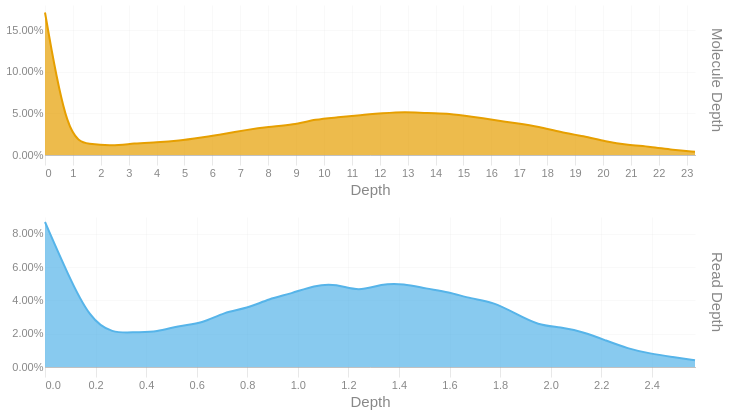

Notebook code cell kept with this figure:
### Code cell
readdep = depth_hist(tb['Read Depth'], q99, 3)
readdep = readdep.with_columns(pl.lit('Read Depth').alias('Metric'))
if not SKIPLR:
    moldep = depth_hist(tb['Molecule Depth'], mol_q99, 1)
    moldep = moldep.with_columns(pl.lit('Molecule Depth').alias('Metric'))
    _hist = pl.concat([readdep, moldep])
    _hist = _hist.filter(pl.col('Proportion') != 0)
    with SafeRender(_hist):
        (
            alt.Chart(_hist)        
            .mark_area(interpolate = "basis")
            .encode(
                x=alt.X('Bin:Q').scale(domainMin=0).axis(alt.Axis(title='Depth')),
                y = alt.Y('Proportion:Q', title = None).axis(format = '.2%'),
                color = alt.Color('Metric:N').legend(None),
                row = alt.Row("Metric:N").header(title = None, labelOrient = 'right'),
                tooltip = [
                    alt.Tooltip("Metric:N", title = "Metric"),
                    alt.Tooltip('Interval:N', title = "Depth Interval"),
                    alt.Tooltip('Proportion:Q', title = "% Alignments").format('.2%')
                ]
            )
            .resolve_scale(x='independent', y='independent')
            .properties(
                height = 150, width = 650,
                usermeta={'embedOptions': {'downloadFileName': f'{samplename}.depth.hist'}}
            )
        ).display()
else:
    readdep = readdep.filter(pl.col('Proportion') != 0)
    with SafeRender(readdep):
        (
            alt.Chart(readdep)        
            .mark_area(interpolate = "basis")
            .encode(
                x=alt.X('Bin:Q').scale(domainMin=0).axis(alt.Axis(title='Depth')),
                y = alt.Y('Proportion:Q', title = None).axis(format = '.2%'),
                tooltip = [
                    alt.Tooltip('Interval:N', title = "Depth Interval"),
                    alt.Tooltip('Proportion:Q', title = "% Alignments").format('.2%')
                ]
            )
            .properties(
                usermeta={'embedOptions': {'downloadFileName': f'{samplename}.depth.hist'}}
            )
        ).display()

### Figure 1 — Vega-Lite specification as saved in the notebook (floating-point values rounded to 4 significant figures)
{"width": 650, "height": 150, "config": {"title": {"anchor": "start", "dy": -15, "fontSize": 18, "color": "#888888", "subtitleColor": "#888888", "subtitleFontSize": 14}, "arc": {"fill": "#0072B2"}, "axis": {"domainColor": "#888888", "domainWidth": 0.5, "gridWidth": 0.2, "grid": false, "titleFontWeight": 400, "titleFontSize": 15, "labelFontSize": 11, "labelColor": "#888888", "tickColor": "#888888", "tickWidth": 0.2, "titleColor": "#888888"}, "axisBand": {"grid": false}, "axisX": {"grid": true, "tickSize": 10, "domainCap": "round"}, "axisY": {"domain": false, "grid": true, "tickSize": 0, "domainCap": "round"}, "background": "transparent", "header": {"labelFontSize": 15, "labelColor": "#888888", "titleFontSize": 15, "titleFontWeight": 600, "titleColor": "#888888"}, "legend": {"labelFont": "sans-serif", "labelFontSize": 12, "labelColor": "#888888", "symbolSize": 100, "symbolType": "circle", "titleFontSize": 12, "titlePadding": 10, "titleColor": "#888888", "title": null}, "range": {"category": ["#E69F00", "#56B4E9", "#009E73", "#F0E442", "#0072B2", "#D55E00", "#CC79A7", "#000000"], "diverging": ["#cfe8f3", "#a2d4ec", "#73bfe2", "#46abdb", "#1696d2", "#12719e"]}, "area": {"fill": "#0072B2", "fillOpacity": 0.7, "line": true, "strokeOpacity": 0.7}, "line": {"color": "#0072B2", "stroke": "#0072B2", "strokeWidth": 2}, "trail": {"color": "#0072B2", "stroke": "#0072B2", "strokeWidth": 0, "size": 1}, "point": {"filled": true, "fillOpacity": 1.0, "size": 95}, "text": {"color": "#888888", "fontSize": 11, "align": "right", "fontWeight": 400, "size": 11}, "bar": {"fill": "#0072B2", "stroke": null}, "view": {"stroke": null, "continuousWidth": 660, "continuousHeight": 400}}, "data": {"name": "data-ed61f5bbb0f5945d059aff9763036f5c"}, "mark": {"type": "area", "interpolate": "basis"}, "encoding": {"color": {"field": "Metric", "legend": null, "type": "nominal"}, "row": {"field": "Metric", "header": {"title": null, "labelOrient": "right"}, "type": "nominal"}, "tooltip": [{"field": "Metric", "title": "Metric", "type": "nominal"}, {"field": "Interval", "title": "Depth Interval", "type": "nominal"}, {"field": "Proportion", "format": ".2%", "title": "% Alignments", "type": "quantitative"}], "x": {"axis": {"title": "Depth"}, "field": "Bin", "scale": {"domainMin": 0}, "type": "quantitative"}, "y": {"axis": {"format": ".2%"}, "field": "Proportion", "title": null, "type": "quantitative"}}, "resolve": {"scale": {"x": "independent", "y": "independent"}}, "usermeta": {"embedOptions": {"downloadFileName": "TF26LRJL0083_50B_H_10484332_23Y22YLT4_L7.depth.hist"}}, "$schema": "https://vega.github.io/schema/vega-lite/v6.4.1.json", "datasets": {"data-ed61f5bbb0f5945d059aff9763036f5c": [{"Bin": 0.0, "Interval": "0.0-0.089", "Proportion": 0.087, "Metric": "Read Depth"}, {"Bin": 0.089, "Interval": "0.089-0.177", "Proportion": 0.056, "Metric": "Read Depth"}, {"Bin": 0.177, "Interval": "0.177-0.266", "Proportion": 0.029, "Metric": "Read Depth"}, {"Bin": 0.266, "Interval": "0.266-0.355", "Proportion": 0.02, "Metric": "Read Depth"}, {"Bin": 0.355, "Interval": "0.355-0.443", "Proportion": 0.021, "Metric": "Read Depth"}, {"Bin": 0.443, "Interval": "0.443-0.532", "Proportion": 0.021, "Metric": "Read Depth"}, {"Bin": 0.532, "Interval": "0.532-0.621", "Proportion": 0.025, "Metric": "Read Depth"}, {"Bin": 0.621, "Interval": "0.621-0.709", "Proportion": 0.026, "Metric": "Read Depth"}, {"Bin": 0.709, "Interval": "0.709-0.798", "Proportion": 0.033, "Metric": "Read Depth"}, {"Bin": 0.798, "Interval": "0.798-0.887", "Proportion": 0.035, "Metric": "Read Depth"}, {"Bin": 0.887, "Interval": "0.887-0.975", "Proportion": 0.041, "Metric": "Read Depth"}, {"Bin": 0.975, "Interval": "0.975-1.064", "Proportion": 0.044, "Metric": "Read Depth"}, {"Bin": 1.064, "Interval": "1.064-1.153", "Proportion": 0.049, "Metric": "Read Depth"}, {"Bin": 1.153, "Interval": "1.153-1.241", "Proportion": 0.05, "Metric": "Read Depth"}, {"Bin": 1.241, "Interval": "1.241-1.33", "Proportion": 0.045, "Metric": "Read Depth"}, {"Bin": 1.33, "Interval": "1.33-1.419", "Proportion": 0.05, "Metric": "Read Depth"}, {"Bin": 1.419, "Interval": "1.419-1.507", "Proportion": 0.05, "Metric": "Read Depth"}, {"Bin": 1.507, "Interval": "1.507-1.596", "Proportion": 0.047, "Metric": "Read Depth"}, {"Bin": 1.596, "Interval": "1.596-1.685", "Proportion": 0.045, "Metric": "Read Depth"}, {"Bin": 1.685, "Interval": "1.685-1.773", "Proportion": 0.041, "Metric": "Read Depth"}, {"Bin": 1.773, "Interval": "1.773-1.862", "Proportion": 0.039, "Metric": "Read Depth"}, {"Bin": 1.862, "Interval": "1.862-1.951", "Proportion": 0.032, "Metric": "Read Depth"}, {"Bin": 1.951, "Interval": "1.951-2.039", "Proportion": 0.025, "Metric": "Read Depth"}, {"Bin": 2.039, "Interval": "2.039-2.128", "Proportion": 0.024, "Metric": "Read Depth"}, {"Bin": 2.128, "Interval": "2.128-2.217", "Proportion": 0.021, "Metric": "Read Depth"}, {"Bin": 2.217, "Interval": "2.217-2.305", "Proportion": 0.016, "Metric": "Read Depth"}, {"Bin": 2.305, "Interval": "2.305-2.394", "Proportion": 0.011, "Metric": "Read Depth"}, {"Bin": 2.394, "Interval": "2.394-2.483", "Proportion": 0.008, "Metric": "Read Depth"}, {"Bin": 2.483, "Interval": "2.483-2.571", "Proportion": 0.006, "Metric": "Read Depth"}, {"Bin": 2.571, "Interval": "2.571-2.66", "Proportion": 0.004, "Metric": "Read Depth"}, {"Bin": 0.0, "Interval": "0.0-0.8", "Proportion": 0.171, "Metric": "Molecule Depth"}, {"Bin": 0.8, "Interval": "0.8-1.6", "Proportion": 0.018, "Metric": "Molecule Depth"}, {"Bin": 1.6, "Interval": "1.6-2.4", "Proportion": 0.013, "Metric": "Molecule Depth"}, {"Bin": 2.4, "Interval": "2.4-3.2", "Proportion": 0.011, "Metric": "Molecule Depth"}, {"Bin": 3.2, "Interval": "3.2-4.0", "Proportion": 0.014, "Metric": "Molecule Depth"}, {"Bin": 4.0, "Interval": "4.0-4.8", "Proportion": 0.015, "Metric": "Molecule Depth"}, {"Bin": 4.8, "Interval": "4.8-5.6", "Proportion": 0.017, "Metric": "Molecule Depth"}, {"Bin": 5.6, "Interval": "5.6-6.4", "Proportion": 0.021, "Metric": "Molecule Depth"}, {"Bin": 6.4, "Interval": "6.4-7.2", "Proportion": 0.025, "Metric": "Molecule Depth"}, {"Bin": 7.2, "Interval": "7.2-8.0", "Proportion": 0.03, "Metric": "Molecule Depth"}, {"Bin": 8.0, "Interval": "8.0-8.9", "Proportion": 0.034, "Metric": "Molecule Depth"}, {"Bin": 8.9, "Interval": "8.9-9.7", "Proportion": 0.036, "Metric": "Molecule Depth"}, {"Bin": 9.7, "Interval": "9.7-10.5", "Proportion": 0.043, "Metric": "Molecule Depth"}, {"Bin": 10.5, "Interval": "10.5-11.3", "Proportion": 0.045, "Metric": "Molecule Depth"}, {"Bin": 11.3, "Interval": "11.3-12.1", "Proportion": 0.048, "Metric": "Molecule Depth"}, {"Bin": 12.1, "Interval": "12.1-12.9", "Proportion": 0.05, "Metric": "Molecule Depth"}, {"Bin": 12.9, "Interval": "12.9-13.7", "Proportion": 0.052, "Metric": "Molecule Depth"}, {"Bin": 13.7, "Interval": "13.7-14.5", "Proportion": 0.05, "Metric": "Molecule Depth"}, {"Bin": 14.5, "Interval": "14.5-15.3", "Proportion": 0.05, "Metric": "Molecule Depth"}, {"Bin": 15.3, "Interval": "15.3-16.1", "Proportion": 0.046, "Metric": "Molecule Depth"}, {"Bin": 16.1, "Interval": "16.1-16.9", "Proportion": 0.042, "Metric": "Molecule Depth"}, {"Bin": 16.9, "Interval": "16.9-17.7", "Proportion": 0.038, "Metric": "Molecule Depth"}, {"Bin": 17.7, "Interval": "17.7-18.5", "Proportion": 0.034, "Metric": "Molecule Depth"}, {"Bin": 18.5, "Interval": "18.5-19.3", "Proportion": 0.027, "Metric": "Molecule Depth"}, {"Bin": 19.3, "Interval": "19.3-20.1", "Proportion": 0.023, "Metric": "Molecule Depth"}, {"Bin": 20.1, "Interval": "20.1-20.9", "Proportion": 0.016, "Metric": "Molecule Depth"}, {"Bin": 20.9, "Interval": "20.9-21.7", "Proportion": 0.012, "Metric": "Molecule Depth"}, {"Bin": 21.7, "Interval": "21.7-22.5", "Proportion": 0.01, "Metric": "Molecule Depth"}, {"Bin": 22.5, "Interval": "22.5-23.3", "Proportion": 0.006, "Metric": "Molecule Depth"}, {"Bin": 23.3, "Interval": "23.3-24.15", "Proportion": 0.004, "Metric": "Molecule Depth"}]}}
